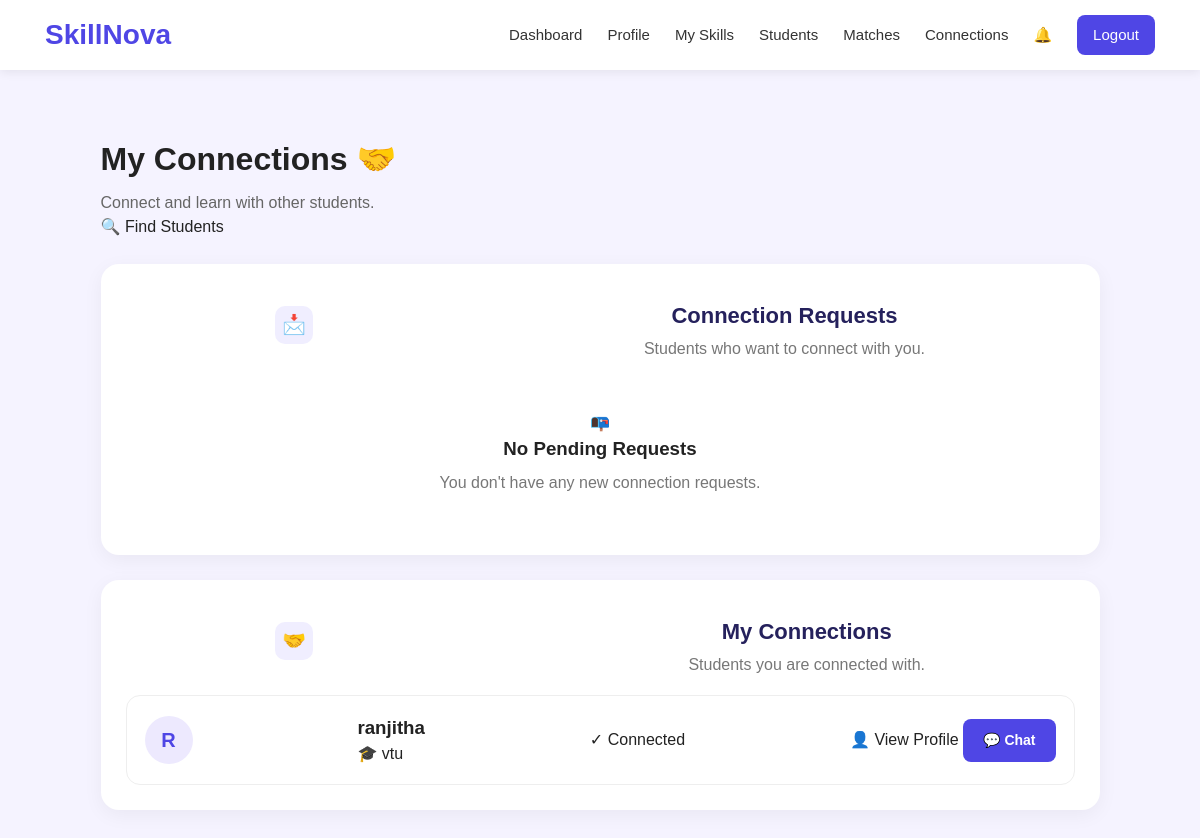
Page /connections (signed in) on the committed database.
### tables this page shows
CREATE TABLE connections (
            id INTEGER PRIMARY KEY AUTOINCREMENT,
            sender_id INTEGER,
            receiver_id INTEGER,
            status TEXT
        );

### app.py (the view)
@app.route("/connections")
def connections():
    if "student_id" not in session:
        return redirect(url_for("login"))
    current_student_id = session["student_id"]
    conn = get_db()
    pending_requests = conn.execute("""
        SELECT
            c.id,
            c.sender_id AS student_id,
            s.full_name,
            s.email,
            s.college,
            s.bio
        FROM connections c
        JOIN students s
            ON s.id = c.sender_id
        WHERE c.receiver_id = ?
        AND c.status = 'Pending'
        ORDER BY c.id DESC
    """, (
        current_student_id,
    )).fetchall()
    accepted_connections = conn.execute("""
        SELECT
            c.id,
            CASE
                WHEN c.sender_id = ?
                THEN c.receiver_id
                ELSE c.sender_id
            END AS student_id,

            CASE
                WHEN c.sender_id = ?
                THEN receiver.full_name
                ELSE sender.full_name
            END AS full_name,

            CASE
                WHEN c.sender_id = ?
                THEN receiver.email
                ELSE sender.email
            END AS email,

            CASE
                WHEN c.sender_id = ?
                THEN receiver.college
                ELSE sender.college
            END AS college,

            CASE
                WHEN c.sender_id = ?
                THEN receiver.bio
                ELSE sender.bio
            END AS bio

        FROM connections c

        JOIN students sender
            ON sender.id = c.sender_id

        JOIN students receiver
            ON receiver.id = c.receiver_id

        WHERE
            (c.sender_id = ? OR c.receiver_id = ?)
            AND c.status = 'Accepted'

        ORDER BY c.id DESC
    """, (
        current_student_id,
        current_student_id,
        current_student_id,
        current_student_id,
        current_student_id,
        current_student_id,
        current_student_id
    )).fetchall()
    connection_count = len(accepted_connections)
    pending_count = len(pending_requests)
    conn.close()
    return render_template(
        "connection_partner.html",
        pending_requests=pending_requests,
        accepted_connections=accepted_connections,
        connection_count=connection_count,
        pending_count=pending_count
    )

### app.py (called while the page is built)
def get_db():
    conn = sqlite3.connect(DATABASE)
    conn.row_factory = sqlite3.Row
    return conn

### templates/connection_partner.html (shortened to what this page needs)
{% extends "base.html" %}
{% block content %}
<main class="connections-page">
    <div class="connections-header">
        <div>
            <h1>My Connections 🤝</h1>
            <p>Connect and learn with other students.</p>
        </div>
        <a href="{{ url_for('students') }}" class="find-students-btn">
            🔍 Find Students
        </a>
    </div>
    <section class="connections-section">
        <div class="section-heading">
            <div class="section-icon">
                📩
            </div>
            <div>
                <h2>Connection Requests</h2>
                <p>Students who want to connect with you.</p>
            </div>
        </div>
        {% if pending_requests %}
        <div class="connections-grid">
            {% for req in pending_requests %}
            <div class="connection-card">
                <div class="connection-avatar">
                    {{ req["full_name"][0] | upper }}
                </div>
                <div class="connection-details">
                    <h3>
                        {{ req["full_name"] }}
                    </h3>
                    <p class="college">
                        🎓 {{ req["college"] or "College not added" }}
                    </p>
                    {% if req["bio"] %}
                    <p class="bio">
                        {{ req["bio"] }}
                    </p>
                    {% endif %}
                </div>
                <span class="pending-badge">
                    ● Pending
                </span>
                <div class="connection-actions">
                    <a
                        href="{{ url_for('student_profile', student_id=req['student_id']) }}"
                        class="view-profile-btn">
                        👤 View Profile
                    </a>
                    <a
                        href="{{ url_for('accept_connection', connection_id=req['id']) }}"
                        class="accept-btn">
                        ✓ Accept
                    </a>
                    <a
                        href="{{ url_for('reject_connection', connection_id=req['id']) }}"
                        class="reject-btn">
                        ✕ Reject
                    </a>
                </div>
            </div>
            {% endfor %}
        </div>
        {% else %}
        <div class="empty-state">
            <div class="empty-icon">
                📭
            </div>
            <h3>No Pending Requests</h3>
            <p>
                You don't have any new connection requests.
            </p>
        </div>
        {% endif %}
    </section>
    <section class="connections-section">
        <div class="section-heading">
            <div class="section-icon">
                🤝
            </div>
            <div>
                <h2>My Connections</h2>
                <p>Students you are connected with.</p>
            </div>
        </div>
        {% if accepted_connections %}
        <div class="connections-grid">
            {% for connection in accepted_connections %}
            <div class="connection-card accepted-card">
                <div class="connection-avatar">
                    {{ connection["full_name"][0] | upper }}
                </div>
                <div class="connection-details">
                    <h3>
                        {{ connection["full_name"] }}
                    </h3>
                    <p class="college">
                        🎓 {{ connection["college"] or "College not added" }}
                    </p>
                </div>
                <span class="connected-badge">
                    ✓ Connected
                </span>
                <div class="connection-actions">
                    <a
                        href="{{ url_for('student_profile', student_id=connection['student_id']) }}"
                        class="view-profile-btn">
                        👤 View Profile
                    </a>
                    <a href="/chat/{{ connection['student_id'] }}"
   class="primary-btn">
    💬 Chat
</a>
                </div>
            </div>
            {% endfor %}
        </div>
        {% endif %}
    </section>
</main>
{% endblock %}

### static/css/style.css (style rules this page uses)
* { margin: 0; padding: 0; box-sizing: border-box; }
html { scroll-behavior: smooth; }
body { font-family: Arial, Helvetica, sans-serif; background: #f5f3ff; color: #222; line-height: 1.5; }
a { text-decoration: none; color: inherit; }
.primary-btn, .dashboard-btn { display: inline-block; background: #4f46e5; color: #ffffff; padding: 11px 20px; border: none; border-radius: 8px; font-size: 14px; font-weight: bold; transition: 0.2s ease; }
.section-heading { text-align: center; max-width: 650px; margin: 0 auto 45px; }
.section-heading h2 { font-size: 38px; color: #25215c; margin: 10px 0; }
.section-heading p { color: #777777; font-size: 16px; }
.empty-state { text-align: center; padding: 35px; }
.empty-state h3 { margin-bottom: 8px; }
.empty-state p { color: #777777; }
.section-heading { display: flex; align-items: center; gap: 10px; margin-bottom: 15px; }
.section-heading h2 { color: #25215c; font-size: 22px; }
.section-icon { width: 38px; height: 38px; display: flex; align-items: center; justify-content: center; background: #f0eeff; border-radius: 10px; font-size: 19px; }
.connections-page { width: 90%; max-width: 1100px; margin: 30px auto; }
.connections-header { margin-bottom: 25px; }
.connections-header h1 { margin-bottom: 8px; }
.connections-header p { color: #666; }
.connections-section { background: white; border-radius: 18px; padding: 25px; margin-bottom: 25px; box-shadow: 0 5px 20px rgba(0,0,0,0.05); }
.connections-section h2 { margin-bottom: 5px; }
.section-heading { display: flex; justify-content: space-between; align-items: center; }
.connection-card { margin-top: 18px; padding: 18px; border: 1px solid #eeeeee; border-radius: 14px; display: flex; align-items: center; justify-content: space-between; gap: 20px; }
.connection-avatar { width: 48px; height: 48px; border-radius: 50%; background: #ede9fe; color: #4f46e5; display: flex; align-items: center; justify-content: center; font-weight: bold; font-size: 20px; }

### rows in the picture
connections: connection "R", full_name "ranjitha", connection "vtu"
